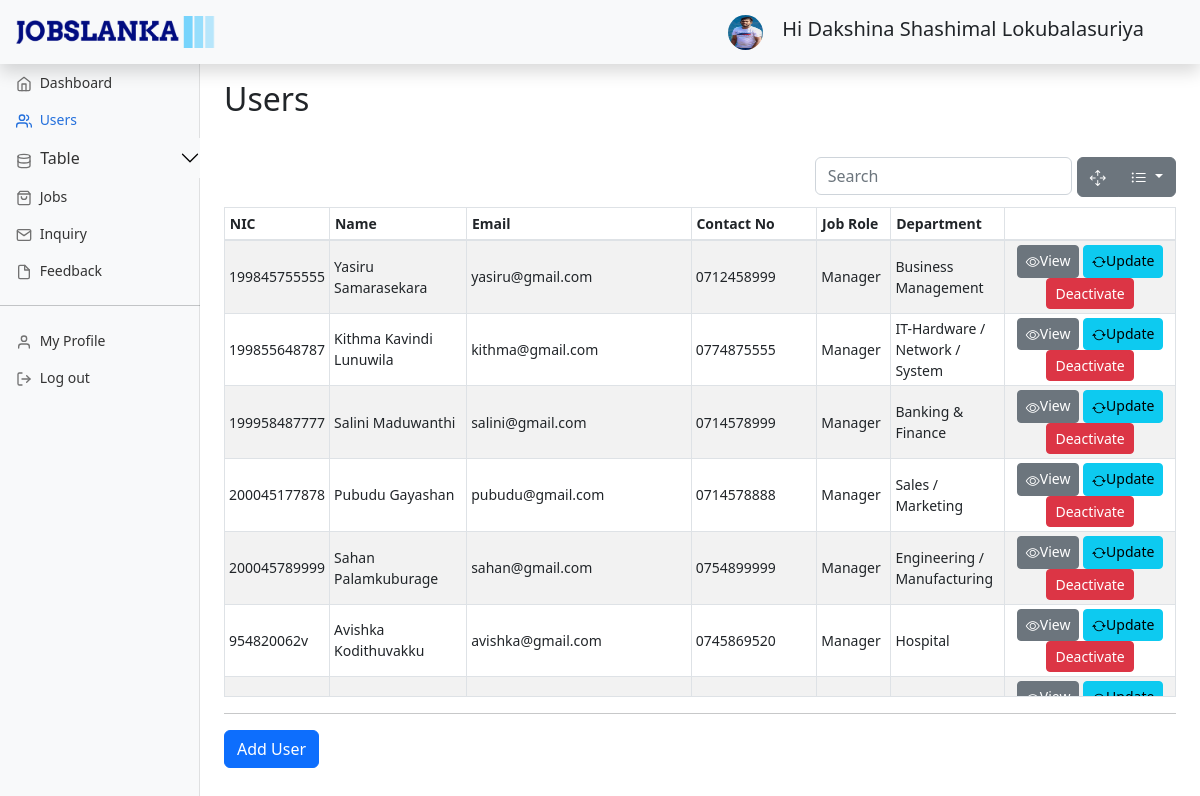
Page /Admin/users.php (signed in) on the committed database.
### tables this page shows
CREATE TABLE `job_role` (
  `id` int(11) NOT NULL,
  `name` varchar(20) NOT NULL,
  `isactive` int(11) NOT NULL
);

CREATE TABLE `staff` (
  `nic` varchar(12) NOT NULL,
  `name` varchar(100) NOT NULL,
  `address` varchar(200) NOT NULL,
  `email` varchar(50) NOT NULL,
  `phone_no` varchar(10) NOT NULL,
  `gender` char(1) NOT NULL,
  `password` varchar(35) NOT NULL,
  `image` text DEFAULT NULL,
  `job_role_id` int(11) NOT NULL,
  `isactive` int(11) NOT NULL
);

CREATE TABLE `job_category` (
  `id` int(11) NOT NULL,
  `name` varchar(50) NOT NULL,
  `description` varchar(200) DEFAULT NULL,
  `manager_id` varchar(12) DEFAULT NULL,
  `isactive` int(11) NOT NULL
);

### Admin/users.php (the view, shortened to what this page needs)
<?php require "../DBCon.php";
require "../fillCombo.php";
if(isset($_SESSION['userInfo']) && $_SESSION['userInfo']['job_role_id']==1){
?>
<!doctype html>
<html lang="en">
  <head>
    <link href="../assets/css/bootstrap.min.css" rel="stylesheet">
    <link href="..\assets\css\jobslanka.css" rel="stylesheet">
    <link href="..\assets\css\dashboard.css" rel="stylesheet">
    <link href="..\assets\css\bootstrap-table.min.css" rel="stylesheet">
    <link href="..\assets\css\bootstrap-table-sticky-header.css" rel="stylesheet">
    <link rel="stylesheet" href="https://cdn.jsdelivr.net/npm/bootstrap-icons@1.7.2/font/bootstrap-icons.css">
</head>
<body>
<header class="navbar navbar-dark sticky-top bg-light flex-md-nowrap p-0 shadow">
  <a href="..\index.php" class="d-flex align-items-center mb-3 mb-md-0 pv-3 px-3 me-md-auto link-dark text-decoration-none">
                  <img src="..\Images\logo_noBack.png"
                    style="width: 200px;"  class="pb-3 py-3" alt="logo">
        </a>
  <div class="navbar-nav">
    <div class="nav-item text-nowrap mx-5">
    <img src="../Uploads/ProfilePics/<?php echo $_SESSION['userInfo']['image']; ?>" alt="" width="35" height="35" class="rounded-circle me-2">
    <span class=" mx-2 pt-2 lead">Hi <?php echo $_SESSION['userInfo']['name']; ?> </span>
    </div>
  </div>
</header>
<div class="container-fluid">
  <div class="row">
    <nav id="sidebarMenu" class="col-md-3 col-lg-2 d-md-block bg-light sidebar collapse">
      <div class="position-sticky pt-3 sidebar-sticky">
        <ul class="nav flex-column">
          <li class="nav-item">
            <a class="nav-link " aria-current="page" href="adminDash.php">
              <span data-feather="home" class="align-text-bottom"></span>
              Dashboard
            </a>
          </li>
          <li class="nav-item">
            <a class="nav-link active" href="users.php">
              <span data-feather="users" class="align-text-bottom"></span>
              Users
            </a>
          </li>
          <li class="nav-item">
          <div class="accordion"id="ac1" >
            <div class="">
                  <button class="accordion-button collapsed py-0 px-0 bg-light" type="button" data-bs-toggle="collapse" data-bs-target="#collapseOne"
                      aria-expanded="true" aria-controls="collapseOne">
                      <a class="nav-link " href="#">
                        <span data-feather="database" class="align-text-bottom"></span>
                        Table
                      </a>
                  </button>
            </div>
          </div>
          </li>
          <li class="nav-item">
            <a class="nav-link" href="jobs.php">
              <span data-feather="shopping-bag" class="align-text-bottom"></span>
              Jobs
            </a>
          </li>
          <li class="nav-item">
            <a class="nav-link" href="inquiry.php">
              <span data-feather="mail" class="align-text-bottom"></span>
              Inquiry
            </a>
          </li>
          <li class="nav-item">
            <a class="nav-link" href="feedback.php">
              <span data-feather="file" class="align-text-bottom"></span>
              Feedback
            </a>
          </li>
          <hr/>
          <li class="nav-item">
            <a class="nav-link" href="myProfileA.php">
              <span data-feather="user" class="align-text-bottom"></span>
              My Profile
            </a>
          </li>
          <li class="nav-item">
            <a class="nav-link" href="ad-logout.php">
              <span data-feather="log-out" class="align-text-bottom"></span>
              Log out
            </a>
          </li>
        </ul>
      </div>
    </nav>
    <main class="col-md-9 ms-sm-auto col-lg-10 px-md-4">
    <h1 class="h2 mt-3">Users</h1></br>
    <div class="row">
        <div class="table-responsive" >
            <table class="table table-striped table-sm " data-show-columns="true" data-height="550" id="user" data-unique-id="id">
              <thead >
                <tr>
                  <th scope="col" class="col-1 " data-field="id">NIC</th>
                  <th scope="col" class="col-2 ">Name</th>
                  <th scope="col" class="col-2 ">Email</th>
                  <th scope="col" class="col-2 ">Contact No</th>
                  <th scope="col" class="col-1 ">Job Role</th>
                  <th scope="col" class="col-1 ">Department</th>
                </tr>
              </thead>
              <tbody>
                <?php
                $sql= "select s.nic,s.name,s.address,s.email,s.phone_no,s.gender,s.image,j.name as jobrole, jc.name as department,j.id as job_role_id, s.isactive from job_role as j, staff as s left join job_category as jc on s.nic=jc.manager_id where j.id=s.job_role_id order by s.isactive desc; ";
                $result = mysqli_query($con,$sql);?>
                <?php
                while($row=mysqli_fetch_assoc($result)){
                  $clsTextMuted="";
                  $btnactivationName="";
                  $btnColor="";
                  if($row['isactive']==0){
                    $clsTextMuted = "class='text-muted'";
                    $btnactivationName="Activate";
                    $btnColor="btn-success";
                  }else{
                    $clsTextMuted="";
                    $btnactivationName="Deactivate";
                    $btnColor="btn-danger";
                  }
                    ?>
                <tr>
                  <td <?php echo $clsTextMuted; ?> ><?php echo $row['nic'];?></td>
                  <td <?php echo $clsTextMuted; ?> ><?php echo $row['name']; ?></td>
                  <td <?php echo $clsTextMuted; ?> ><?php echo $row['email']; ?></td>
                  <td <?php echo $clsTextMuted; ?> ><?php echo $row['phone_no']; ?></td>
                  <td <?php echo $clsTextMuted; ?> ><?php echo $row['jobrole']; ?></td>
                  <td <?php echo $clsTextMuted; ?> ><?php echo $row['department']; $datar =json_encode($row); ?></td>
                  <td class="text-center">
                  <button type="button" class="btn btn-secondary btn-sm"  onclick='viewModel(<?php echo $datar ?>)' ><i class="bi bi-eye"></i>View</button>
                  <button type="button" class="btn btn-info btn-sm"  onclick='openUpdateModel(<?php echo $datar ?>)' ><i class="bi bi-arrow-repeat"></i>Update</button>
                  <button type="button" class="btn <?php echo $btnColor; ?> btn-sm" onclick="openDeleteModel('<?php echo $row['nic']; ?> ', '<?php echo $row['isactive']; ?> ')" ><?php echo $btnactivationName; ?></button>
                  </td>
                </tr>
                <?php  }
                ?>
              </tbody>
            </table>
          </div>
    </div>
    <hr>
    <div class="row">
        <div class="col-sm-3">
            <input class=" btn btn-primary btn-md" name="add" type="submit" onclick="window.location.href='userRegistration.php'" value="Add User">
        </div>
    </div>
    </main>
  </div>
  </div>
  </body>
</html>
<?php
}else{
  header("location: index.php");
}
?>

### assets/css/dashboard.css (style rules this page uses)
body { font-size: .875rem; }
.feather { width: 16px; height: 16px; }
.sidebar { position: fixed; top: 0; bottom: 0; left: 0; z-index: 100; padding: 48px 0 0; box-shadow: inset -1px 0 0 rgba(0, 0, 0, .1); }
.sidebar-sticky { height: calc(100vh - 48px); overflow-x: hidden; overflow-y: auto; }
.sidebar .nav-link { font-weight: 500; color: #333; }
.sidebar .nav-link .feather { margin-right: 4px; color: #727272; }
.sidebar .nav-link.active { color: #2470dc; }
.sidebar .nav-link:hover .feather, .sidebar .nav-link.active .feather { color: inherit; }
.bi { vertical-align: -.125em; fill: currentColor; }

### rows in the picture
job_role: staff.nic "199845755555", staff.name "Yasiru Samarasekara", staff.email "yasiru@gmail.com", staff.phone_no "0712458999", name "Manager", job_category.name "Business Management", staff.isactive "Deactivate", staff.nic "199855648787", staff.name "Kithma Kavindi Lunuwila", staff.email "kithma@gmail.com", staff.phone_no "0774875555", job_category.name "IT-Hardware / Network / System", staff.nic "199958487777", staff.name "Salini Maduwanthi", staff.email "salini@gmail.com", staff.phone_no "0714578999", job_category.name "Banking & Finance", staff.nic "200045177878", staff.name "Pubudu Gayashan", staff.email "pubudu@gmail.com", staff.phone_no "0714578888", job_category.name "Sales / Marketing", staff.nic "200045789999", staff.name "Sahan Palamkuburage", staff.email "sahan@gmail.com", staff.phone_no "0754899999", job_category.name "Engineering / Manufacturing", staff.nic "954820062v", staff.name "Avishka Kodithuvakku", staff.email "avishka@gmail.com", staff.phone_no "0745869520", job_category.name "Hospital"
staff: isactive 1 (drawn)

### other values in the picture
$_SESSION['userInfo']['name'] "Dakshina Shashimal Lokubalasuriya"
